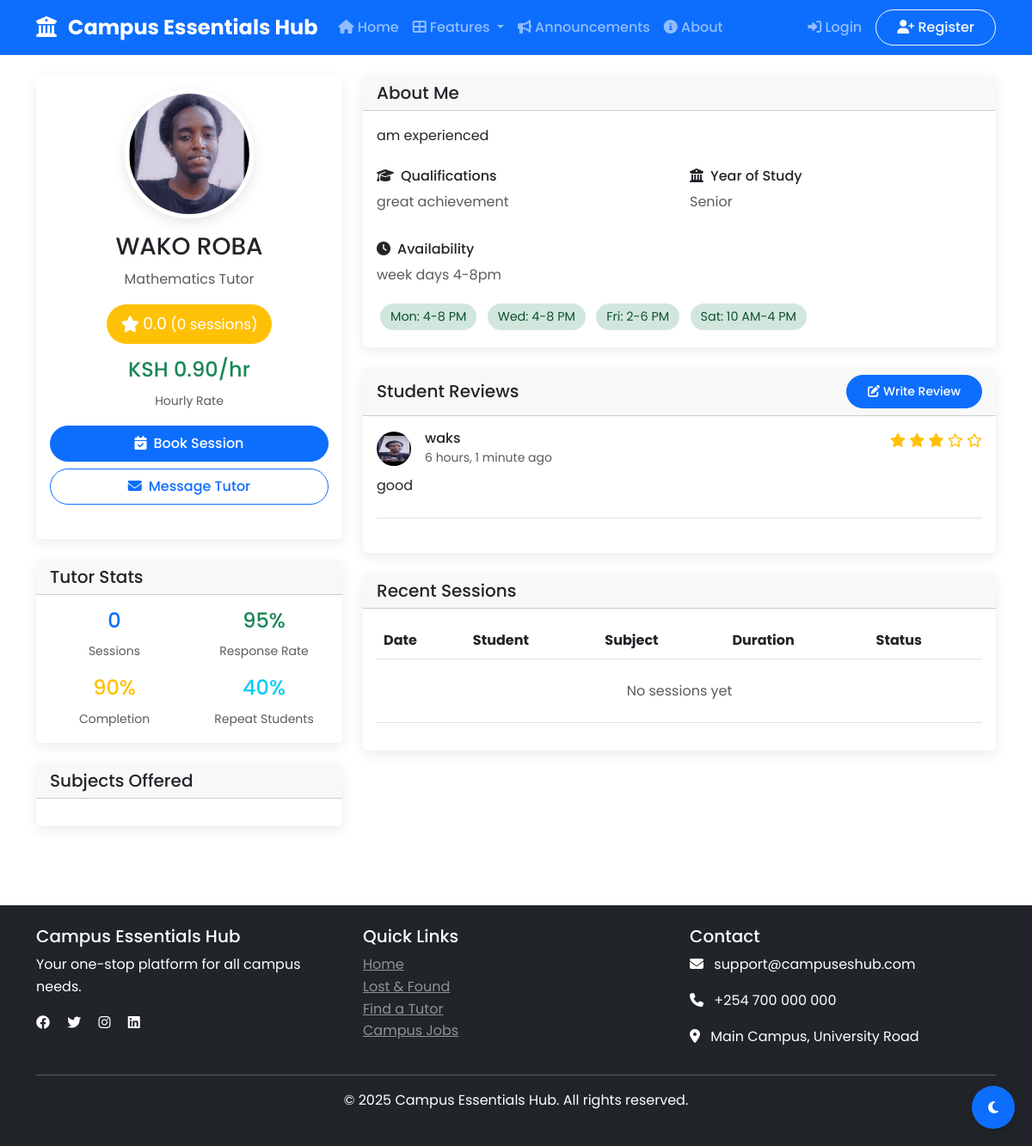
The app's page /tutoring/1/ with its own data.
### tutoring/models.py (models this page shows, shortened)
class Tutor(models.Model):
    SUBJECT_CHOICES = (
        ('programming', 'Programming'),
        ('mathematics', 'Mathematics'),
        ('physics', 'Physics'),
        ('chemistry', 'Chemistry'),
        ('biology', 'Biology'),
        ('business', 'Business'),
        ('engineering', 'Engineering'),
        ('languages', 'Languages'),
        ('arts', 'Arts & Humanities'),
        ('other', 'Other'),
    )
    LEVEL_CHOICES = (
        ('freshman', 'Freshman'),
        ('sophomore', 'Sophomore'),
        ('junior', 'Junior'),
        ('senior', 'Senior'),
        ('graduate', 'Graduate'),
    )
    user = models.OneToOneField(CustomUser, on_delete=models.CASCADE, related_name='tutor_profile')
    subjects = models.CharField(max_length=200)  # comma-separated list
    primary_subject = models.CharField(max_length=50, choices=SUBJECT_CHOICES)
    year_of_study = models.CharField(max_length=20, choices=LEVEL_CHOICES)
    hourly_rate = models.DecimalField(max_digits=6, decimal_places=2)
    bio = models.TextField()
    qualifications = models.TextField()
    availability = models.TextField()
    rating = models.DecimalField(max_digits=3, decimal_places=2, default=0.0)
    total_sessions = models.IntegerField(default=0)
    is_available = models.BooleanField(default=True)
    qr_code = models.ImageField(upload_to='qr_codes/', blank=True)
    created_at = models.DateTimeField(default=timezone.now)

class Review(models.Model):
    tutor = models.ForeignKey(Tutor, on_delete=models.CASCADE, related_name='reviews')
    student = models.ForeignKey(CustomUser, on_delete=models.CASCADE, related_name='tutor_reviews')
    rating = models.IntegerField()  # 1-5
    comment = models.TextField()
    created_at = models.DateTimeField(default=timezone.now)
    class Meta:
        ordering = ['-created_at']

### accounts/models.py (models this page shows, shortened)
class CustomUser(AbstractUser):
    USER_TYPE_CHOICES = (
        ('student', 'Student'),
        ('tutor', 'Tutor'),
        ('service_provider', 'Service Provider'),
        ('admin', 'Administrator'),
    )
    email = models.EmailField(unique=True)
    phone_number = models.CharField(max_length=15, blank=True)
    student_id = models.CharField(max_length=20, blank=True)
    university = models.CharField(max_length=200, blank=True)
    course = models.CharField(max_length=100, blank=True)
    year_of_study = models.IntegerField(blank=True, null=True)
    user_type = models.CharField(max_length=20, choices=USER_TYPE_CHOICES, default='student')
    profile_picture = models.ImageField(upload_to='profile_pics/', blank=True)
    bio = models.TextField(blank=True)
    points = models.IntegerField(default=0)
    is_verified = models.BooleanField(default=False)
    verification_code = models.CharField(max_length=6, blank=True)
    dark_mode = models.BooleanField(default=False)
    location = models.CharField(max_length=200, blank=True)
    created_at = models.DateTimeField(default=timezone.now)
    updated_at = models.DateTimeField(auto_now=True)
    class Meta:
        ordering = ['-date_joined']

### tutoring/views.py (the view)
# urls.py: path('<int:tutor_id>/', views.tutor_detail, name='tutor_detail'),
def tutor_detail(request, tutor_id):
    tutor = get_object_or_404(Tutor, id=tutor_id)
    reviews = Review.objects.filter(tutor=tutor).order_by('-created_at')
    recent_sessions = Session.objects.filter(tutor=tutor).order_by('-date')[:5]
    response_rate = 95
    completion_rate = 90
    repeat_rate = 40
    availability_days = [
        {'day': 'Mon', 'time': '4-8 PM', 'available': True},
        {'day': 'Wed', 'time': '4-8 PM', 'available': True},
        {'day': 'Fri', 'time': '2-6 PM', 'available': True},
        {'day': 'Sat', 'time': '10 AM-4 PM', 'available': True},
    ]
    subjects_list = [s.strip() for s in tutor.subjects.split(',')] if tutor.subjects else []
    context = {
        'tutor': tutor,
        'reviews': reviews,
        'recent_sessions': recent_sessions,
        'availability_days': availability_days,
        'response_rate': response_rate,
        'completion_rate': completion_rate,
        'repeat_rate': repeat_rate,
        'subjects_list': subjects_list,
    }
    return render(request, 'tutoring/tutor_detail.html', context)

### tutoring/templates/tutoring/tutor_detail.html (shortened to what this page needs)
{% extends 'core/base.html' %}
{% load static %}
{% block content %}
<div class="row">
    <div class="col-md-4">
        <div class="card mb-4">
            <div class="card-body text-center">
                {% if tutor.user.profile_picture %}
                <img src="{{ tutor.user.profile_picture.url }}" class="rounded-circle tutor-profile-img mb-3" alt="{{ tutor.user.username }}">
                {% else %}
                <div class="rounded-circle tutor-profile-img mb-3 mx-auto bg-primary d-flex align-items-center justify-content-center text-white">
                    <i class="fas fa-user-graduate fa-3x"></i>
                </div>
                {% endif %}
                <h3>{{ tutor.user.get_full_name|default:tutor.user.username }}</h3>
                <p class="text-muted">{{ tutor.get_primary_subject_display }} Tutor</p>
                <div class="rating-badge bg-warning text-white rounded-pill d-inline-flex align-items-center mb-3">
                    <i class="fas fa-star me-1"></i>
                    <span>{{ tutor.rating|floatformat:1 }}</span>
                    <small class="ms-1">({{ tutor.total_sessions }} sessions)</small>
                </div>
                <div class="mb-3">
                    <h4 class="text-success">KSH {{ tutor.hourly_rate }}/hr</h4>
                    <small class="text-muted">Hourly Rate</small>
                </div>
                <div class="d-grid gap-2 mb-4">
                    <button class="btn btn-primary" data-bs-toggle="modal" data-bs-target="#bookSessionModal">
                        <i class="fas fa-calendar-check me-2"></i>Book Session
                    </button>
                    <button class="btn btn-outline-primary" data-bs-toggle="modal" data-bs-target="#sendMessageModal">
                        <i class="fas fa-envelope me-2"></i>Message Tutor
                    </button>
                </div>
            </div>
        </div>
        <div class="card mb-4">
            <div class="card-header">
                <h5 class="mb-0">Tutor Stats</h5>
            </div>
            <div class="card-body">
                <div class="row text-center">
                    <div class="col-6 mb-3">
                        <h4 class="text-primary">{{ tutor.total_sessions }}</h4>
                        <small class="text-muted">Sessions</small>
                    </div>
                    <div class="col-6 mb-3">
                        <h4 class="text-success">{{ response_rate }}%</h4>
                        <small class="text-muted">Response Rate</small>
                    </div>
                    <div class="col-6">
                        <h4 class="text-warning">{{ completion_rate }}%</h4>
                        <small class="text-muted">Completion</small>
                    </div>
                    <div class="col-6">
                        <h4 class="text-info">{{ repeat_rate }}%</h4>
                        <small class="text-muted">Repeat Students</small>
                    </div>
                </div>
            </div>
        </div>
        <div class="card">
            <div class="card-header">
                <h5 class="mb-0">Subjects Offered</h5>
            </div>
            <div class="card-body">
            </div>
        </div>
    </div>
    <div class="col-md-8">
        <div class="card mb-4">
            <div class="card-header"><h5 class="mb-0">About Me</h5></div>
            <div class="card-body">
                <p>{{ tutor.bio }}</p>
                <div class="row mt-4">
                    <div class="col-md-6">
                        <h6><i class="fas fa-graduation-cap me-2"></i>Qualifications</h6>
                        <p class="text-muted">{{ tutor.qualifications }}</p>
                    </div>
                    <div class="col-md-6">
                        <h6><i class="fas fa-university me-2"></i>Year of Study</h6>
                        <p class="text-muted">{{ tutor.get_year_of_study_display }}</p>
                    </div>
                </div>
                <div class="row mt-3">
                    <div class="col-12">
                        <h6><i class="fas fa-clock me-2"></i>Availability</h6>
                        <p class="text-muted">{{ tutor.availability }}</p>
                        <div class="mt-2">
                            {% for day in availability_days %}
                            <span class="availability-badge {% if day.available %}available{% else %}busy{% endif %}">
                                {{ day.day }}: {{ day.time }}
                            </span>
                            {% endfor %}
                        </div>
                    </div>
                </div>
            </div>
        </div>
        <div class="card mb-4">
            <div class="card-header d-flex justify-content-between align-items-center">
                <h5 class="mb-0">Student Reviews</h5>
                <button class="btn btn-sm btn-primary" data-bs-toggle="modal" data-bs-target="#writeReviewModal">
                    <i class="fas fa-edit me-1"></i>Write Review
                </button>
            </div>
            <div class="card-body">
                {% if reviews %}
                    {% for review in reviews %}
                    <div class="mb-4 pb-4 border-bottom">
                        <div class="d-flex justify-content-between align-items-start mb-2">
                            <div class="d-flex align-items-center">
                                {% if review.student.profile_picture %}
                                <img src="{{ review.student.profile_picture.url }}" class="rounded-circle me-3" width="40" height="40" alt="{{ review.student.username }}">
                                {% else %}
                                <div class="rounded-circle bg-secondary me-3 d-flex align-items-center justify-content-center text-white" style="width: 40px; height: 40px;">
                                    <i class="fas fa-user"></i>
                                </div>
                                {% endif %}
                                <div>
                                    <h6 class="mb-0">{{ review.student.username }}</h6>
                                    <small class="text-muted">{{ review.created_at|timesince }} ago</small>
                                </div>
                            </div>
                            <div class="rating-stars">
                                {% for i in "12345" %}
                                {% if forloop.counter <= review.rating %}
                                <i class="fas fa-star text-warning"></i>
                                {% else %}
                                <i class="far fa-star text-warning"></i>
                                {% endif %}
                                {% endfor %}
                            </div>
                        </div>
                        <p class="mb-0">{{ review.comment }}</p>
                    </div>
                    {% endfor %}
                {% else %}
                    <div class="text-center py-4">
                        <i class="fas fa-comments fa-3x text-muted mb-3"></i>
                        <h5>No reviews yet</h5>
                        <p class="text-muted">Be the first to review this tutor!</p>
                    </div>
                {% endif %}
            </div>
        </div>
        <div class="card">
            <div class="card-header"><h5 class="mb-0">Recent Sessions</h5></div>
            <div class="card-body">
                <div class="table-responsive">
                    <table class="table table-hover">
                        <thead>
                            <tr>
                                <th>Date</th>
                                <th>Student</th>
                                <th>Subject</th>
                                <th>Duration</th>
                                <th>Status</th>
                            </tr>
                        </thead>
                        <tbody>
                            {% for session in recent_sessions %}
                            <tr>
                                <td>{{ session.date|date:"M d" }}</td>
                                <td>{{ session.student.username }}</td>
                                <td>{{ session.subject }}</td>
                                <td>{{ session.duration }} mins</td>
                                <td>
                                    <span class="badge bg-{% if session.status == 'completed' %}success{% elif session.status == 'confirmed' %}primary{% else %}warning{% endif %}">
                                        {{ session.get_status_display }}
                                    </span>
                                </td>
                            </tr>
                            {% empty %}
                            <tr>
                                <td colspan="5" class="text-center text-muted py-4">No sessions yet</td>
                            </tr>
                            {% endfor %}
                        </tbody>
                    </table>
                </div>
            </div>
        </div>
    </div>
</div>
{% endblock %}

### records on screen
Tutor: user.profile_picture (picture), user.get_full_name "WAKO ROBA", primary_subject "Mathematics", rating "0.0", total_sessions "0", hourly_rate "0.90", bio "am experienced", qualifications "great achievement", year_of_study "Senior", availability "week days 4-8pm"
Review: student.profile_picture (picture), student.username "waks", created_at "6 hours, 1 minute", rating 3 (drawn), comment "good"

### other values on screen
{{ response_rate }} "95"
{{ completion_rate }} "90"
{{ repeat_rate }} "40"
{{ day.day }} "Mon" "Wed" "Fri" "Sat"
{{ day.time }} "4-8 PM" "4-8 PM" "2-6 PM" "10 AM-4 PM"
